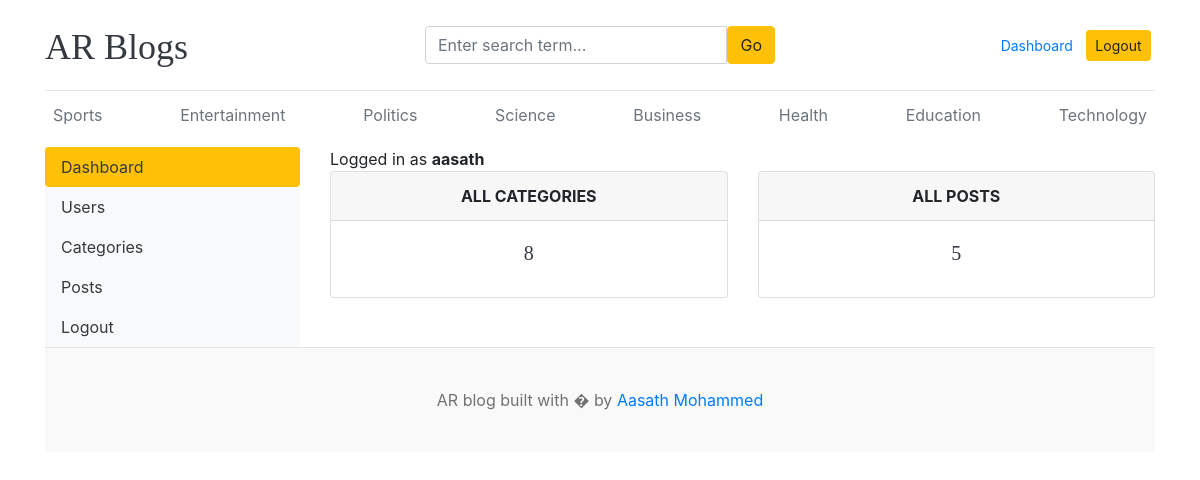
The page /dashboard/ (signed in) on the database its author committed.
### blogs/models.py (models this page shows, shortened)
class Category(models.Model):
  category_name = models.CharField(max_length=50, unique=True)
  created_at = models.DateTimeField(auto_now_add=True)
  updated_at = models.DateTimeField(auto_now=True)
  class Meta:
    verbose_name = 'category'
    verbose_name_plural = 'categories'

### dashboard/views.py (the view)
# urls.py: path('dashboard/', include('dashboard.urls'))
@login_required(login_url='login')
def dashboard(request):
  category_count = Category.objects.all().count()
  blogs_count = Blog.objects.all().count()
  context = {
    'category_count':category_count,
    'blogs_count':blogs_count,
  }
  return render(request, 'dashboard/dashboard.html',context)

### about/context_processor.py (called while the page is built)
def get_link(request):
  links = Links.objects.all()
  return dict(links=links)

### blogs/context_processor.py (called while the page is built)
def get_category(request):
  categories = Category.objects.all()
  return dict(categories=categories)

### templates/Dashboard/dashboard.html
{% extends 'base.html' %}
{% block content %}
<div class="row">
    {% include 'dashboard/sidebar.html' %}
    <div class="col-md-9">
        <span>Logged in as <b>{{user}}</b></span>
        <div class="row">
            <div class="col">
                <div class="card border-default mb-3">
                    <div class="card-header text-center text-uppercase font-weight-bold">All Categories</div>
                    <div class="card-body text-dark">
                        <h5 class="card-title text-center">{{category_count}}</h5>
                    </div>
                </div>
            </div>
            <div class="col">
                <div class="card border-default mb-3">
                    <div class="card-header text-center text-uppercase font-weight-bold">All posts</div>
                    <div class="card-body text-dark">
                        <h5 class="card-title text-center">{{blogs_count}}</h5>
                    </div>
                </div>
            </div>
        </div>
    </div>
</div>
{% endblock %}

### templates/base.html (shortened to what this page needs)
{% load static %}
<!DOCTYPE html>
<html lang="en">
<head>
    <link href="https://getbootstrap.com/docs/4.0/dist/css/bootstrap.min.css" rel="stylesheet">
    <link href="{% static 'css/blog.css' %}" rel="stylesheet">
    <link rel="stylesheet" href="https://cdnjs.cloudflare.com/ajax/libs/font-awesome/4.7.0/css/font-awesome.min.css">
  </head>
<body>
    <div class="container">
      <header class="blog-header py-3">
        <div class="row flex-nowrap justify-content-between align-items-center">
          <div class="col-4 pt-1">
            <a class="blog-header-logo text-dark" href="/">AR Blogs </a>
          </div>
           <div class="col-4">
            <form action="{% url 'search' %}" method="GET">
              <div class="input-group">
                <input class="form-control" type="text" name="keyword" value="{{keyword}}" placeholder="Enter search term..." aria-label="Enter search term..." aria-describedby="button-search" />
                <button type="submit" class="btn btn-warning" id="button-search" type="button">Go</button>
            </div>
            </form>
          </div>
          <div class="col-4 d-flex justify-content-end align-items-center">
          {% if not user.is_authenticated %}
            <a class="btn btn-sm btn-warning" href="{% url 'login'%}">Login</a> &nbsp;
            <a class="btn btn-sm btn-outline-secondary" href="{% url 'register'%}">Register</a>
          {% else %}
            <a class="btn btn-sm " href="{%url 'dashboard'%}">Dashboard</a> &nbsp;
            <a class="btn btn-sm btn-warning" href="{% url 'logout'%}">Logout</a> &nbsp;
          {% endif %}
          </div>
        </div>
      </header>
          <div class="nav-scroller py-1 mb-2">
        <nav class="nav d-flex justify-content-between">
          {% for category in categories %}
          <a class="p-2 text-muted" href="{% url 'post_by_category' category.id %}">{{category.category_name}}</a>
          {% endfor %}
        </nav>
      </div>
{% block content%}{% endblock %}
<footer class="blog-footer">
  <p>AR blog built with � by <a href="#">Aasath Mohammed</a></p>
</footer>
</body>
</html>

### blog_main/static/css/blog.css (style rules this page uses)
.blog-header { border-bottom: 1px solid #e5e5e5; }
.blog-header-logo { font-family: "Playfair Display", Georgia, "Times New Roman", serif; font-size: 2.25rem; }
h1, h2, h3, h4, h5, h6 { font-family: "Playfair Display", Georgia, "Times New Roman", serif; }
.blog-footer { padding: 2.5rem 0; color: #727272; text-align: center; background-color: #f9f9f9; border-top: .05rem solid #e5e5e5; }
.blog-footer p:last-child { margin-bottom: 0; }

### rows shown on the page
Category: category_name "Sports"
Category: category_name "Entertainment"
Category: category_name "Politics"
Category: category_name "Science"
Category: category_name "Business"
Category: category_name "Health"
Category: category_name "Education"
Category: category_name "Technology"

### other values the page prints
{{ user }} "aasath"
{{ category_count }} "8"
{{ blogs_count }} "5"
